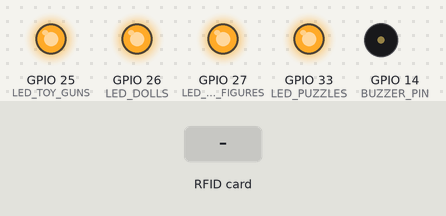
Recording of a sketch running on a simulated ESP32. Parts: output pins drawn as LEDs (lit = HIGH), buzzer (waves = sounding, pin HIGH). Dashed ring = blinking. Inputs (shaded band) come from the test bench. WiFi joins after 1.5 s; servers stay silent unless stated; uploads are accepted with an empty reply; what the sketch prints to the serial monitor is not drawn.

Above: at 1.6 s.
At 3.1 s:
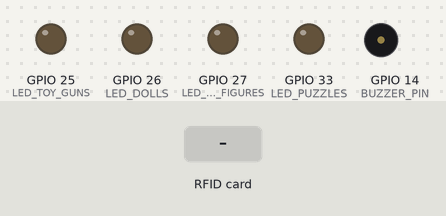
3.2 s: RFID card A9 6C 6A 05 held to the reader
At 3.59 s:
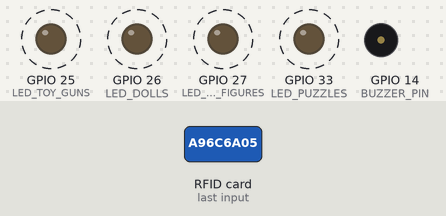
Timing chart, 0 to 6.2 s (numbered marks = the images above; inputs shaded):
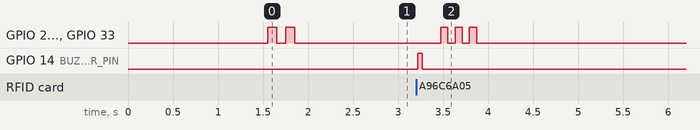

Measured:
- after the input at 3.2 s, GPIO 25 (LED_TOY_GUNS), GPIO 26 (LED_DOLLS), GPIO 27 (LED_ACTION_FIGURES), GPIO 33 (LED_PUZZLES): alternates HIGH for 0.08 s and LOW for 0.08 s, 6 changes in all, then stays LOW, starting after 0.27 s; GPIO 14 (BUZZER_PIN): LOW → HIGH at once, → LOW 0.05 s later

The sketch:

smart_toy_rfid.ino
```cpp
#include <WiFi.h>
#include <HTTPClient.h>
#include <ArduinoJson.h>
#include <SPI.h>
#include <MFRC522.h>
#include <WiFiClientSecure.h>

// --- Hardware & Network Configuration ---
#define SS_PIN 21
#define RST_PIN 22

// --- WiFi Credentials ---
const char* ssid = "john_m";
const char* password = "123456789";

// --- Cloud Server Configuration ---
const char* serverName = "912dcb36-25f8-4bc1-b60e-c7b4e4ca564c-00-1k5bfypkvk6lm.pike.replit.dev";

// --- LED Pins ---
const int LED_TOY_GUNS = 25;
const int LED_ACTION_FIGURES = 27;
const int LED_DOLLS = 26;
const int LED_PUZZLES = 33;

// --- Buzzer ---
const int BUZZER_PIN = 14;

// --- RFID ---
MFRC522 rfid(SS_PIN, RST_PIN);

// --- Card Mapping ---
struct PersonMapping {
  const char* physicalUid;
  const char* personName;
};

PersonMapping personMappings[] = {
  {"A9 6C 6A 05", "John Marwin"},
  {"01 02 03 04", "Jannalyn"},
  {"YOUR_UID_HERE_MARL", "Marl Prince"},
  {"YOUR_UID_HERE_RENZ", "Renz"}
};
const int numMappings = sizeof(personMappings) / sizeof(PersonMapping);

// --- Prototypes ---
void setupWiFi();
void setupHardware();
void turnOffAllLEDs();
void indicateSystemReady();
void indicateError();
String getScannedUID();
String getPersonFromPhysicalUID(String physicalUid);
void handleScan(String personName);
void executeLedAction(const char* action, const char* category);
int getLedPinForCategory(const char* category);
void blinkLed(int pin, int times, int duration);
void buzzBuzzer(int duration_ms);
void resetRFID(); // new

// ====================================================
// SETUP
// ====================================================
void setup() {
  Serial.begin(115200);
  Serial.println("\n[SETUP] RFID Cloud System Initializing...");
  setupHardware();
  setupWiFi();
  Serial.println("[SETUP] Ready.");
  indicateSystemReady();
}

// ====================================================
// LOOP
// ====================================================
unsigned long lastScanTime = 0;
const unsigned long idleTimeout = 10000; // 10 seconds

void loop() {
  if (WiFi.status() != WL_CONNECTED) {
    Serial.println("[WIFI] Disconnected. Reconnecting...");
    indicateError();
    setupWiFi();
  }

  // --- Reinitialize RFID if idle too long ---
  if (millis() - lastScanTime > idleTimeout) {
    resetRFID();
    lastScanTime = millis();
  }

  // --- Card Scan Handling ---
  if (rfid.PICC_IsNewCardPresent() && rfid.PICC_ReadCardSerial()) {
    lastScanTime = millis();

    String physicalUid = getScannedUID();
    String personName = getPersonFromPhysicalUID(physicalUid);

    if (personName.length() > 0) {
      buzzBuzzer(50);
      handleScan(personName);
    } else {
      indicateError();
    }

    rfid.PICC_HaltA();
    rfid.PCD_StopCrypto1();
    delay(300);
  }
}

// ====================================================
// FUNCTIONS
// ====================================================

void buzzBuzzer(int duration_ms) {
  digitalWrite(BUZZER_PIN, HIGH);
  delay(duration_ms);
  digitalWrite(BUZZER_PIN, LOW);
}

void handleScan(String personName) {
  if (WiFi.status() != WL_CONNECTED) return;

  WiFiClientSecure client;
  HTTPClient http;
  client.setInsecure();

  String url = String("https://") + serverName + "/api/process-next";
  http.begin(client, url);
  http.addHeader("Content-Type", "application/json");

  StaticJsonDocument<128> doc;
  doc["person_name"] = personName;
  String payload;
  serializeJson(doc, payload);

  Serial.print("[HTTPS] POST → "); Serial.println(url);
  int httpCode = http.POST(payload);

  if (httpCode > 0) {
    String responsePayload = http.getString();
    Serial.print("[HTTPS] Response: "); Serial.println(responsePayload);
    StaticJsonDocument<256> responseDoc;
    deserializeJson(responseDoc, responsePayload);
    executeLedAction(responseDoc["action"], responseDoc["led"]);
  } else {
    Serial.print("[HTTPS] Failed: "); Serial.println(http.errorToString(httpCode));
    indicateError();
  }

  http.end();
}

void executeLedAction(const char* action, const char* category) {
  int targetLed = getLedPinForCategory(category);
  if (strcmp(action, "processing_success") == 0) {
    blinkLed(targetLed, 3, 200);
  } else if (strcmp(action, "no_pending_orders") == 0) {
    indicateSystemReady();
  } else {
    indicateError();
  }
}

void setupHardware() {
  pinMode(LED_TOY_GUNS, OUTPUT);
  pinMode(LED_ACTION_FIGURES, OUTPUT);
  pinMode(LED_DOLLS, OUTPUT);
  pinMode(LED_PUZZLES, OUTPUT);
  pinMode(BUZZER_PIN, OUTPUT);
  turnOffAllLEDs();
  SPI.begin();
  rfid.PCD_Init();
}

void setupWiFi() {
  Serial.print("[WIFI] Connecting to "); Serial.println(ssid);
  WiFi.begin(ssid, password);
  int attempts = 0;
  while (WiFi.status() != WL_CONNECTED && attempts < 20) {
    delay(500);
    Serial.print(".");
    attempts++;
  }
  if (WiFi.status() == WL_CONNECTED) {
    Serial.println("\n[WIFI] Connected! IP: ");
    Serial.println(WiFi.localIP());
  } else {
    Serial.println("\n[WIFI] Connection Failed.");
  }
}

void resetRFID() {
  Serial.println("[RFID] Resetting reader...");
  SPI.end();
  delay(10);
  SPI.begin();
  rfid.PCD_Init();
  Serial.println("[RFID] Reader reinitialized.");
}

String getScannedUID() {
  String uid = "";
  for (byte i = 0; i < rfid.uid.size; i++) {
    if (i > 0) uid += " ";
    if (rfid.uid.uidByte[i] < 0x10) uid += "0";
    uid += String(rfid.uid.uidByte[i], HEX);
  }
  uid.toUpperCase();
  return uid;
}

String getPersonFromPhysicalUID(String physicalUid) {
  for (int i = 0; i < numMappings; i++) {
    if (physicalUid.equals(personMappings[i].physicalUid)) {
      return String(personMappings[i].personName);
    }
  }
  return "";
}

int getLedPinForCategory(const char* category) {
  if (strcmp(category, "Toy Guns") == 0) return LED_TOY_GUNS;
  if (strcmp(category, "Action Figures") == 0) return LED_ACTION_FIGURES;
  if (strcmp(category, "Dolls") == 0) return LED_DOLLS;
  if (strcmp(category, "Puzzles") == 0) return LED_PUZZLES;
  return -1;
}

void turnOffAllLEDs() {
  digitalWrite(LED_TOY_GUNS, LOW);
  digitalWrite(LED_ACTION_FIGURES, LOW);
  digitalWrite(LED_DOLLS, LOW);
  digitalWrite(LED_PUZZLES, LOW);
}

void blinkLed(int pin, int times, int duration) {
  if (pin == -1) return;
  for (int i = 0; i < times; i++) {
    digitalWrite(pin, HIGH);
    delay(duration);
    digitalWrite(pin, LOW);
    delay(duration);
  }
}

void indicateSystemReady() {
  turnOffAllLEDs();
  for (int i = 0; i < 2; i++) {
    digitalWrite(LED_TOY_GUNS, HIGH);
    digitalWrite(LED_ACTION_FIGURES, HIGH);
    digitalWrite(LED_DOLLS, HIGH);
    digitalWrite(LED_PUZZLES, HIGH);
    delay(100);
    turnOffAllLEDs();
    delay(100);
  }
}

void indicateError() {
  for (int i = 0; i < 3; i++) {
    digitalWrite(LED_TOY_GUNS, HIGH);
    digitalWrite(LED_ACTION_FIGURES, HIGH);
    digitalWrite(LED_DOLLS, HIGH);
    digitalWrite(LED_PUZZLES, HIGH);
    delay(80);
    turnOffAllLEDs();
    delay(80);
  }
}
```
